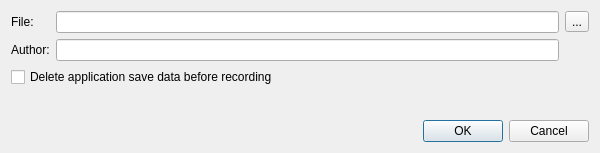
<?xml version="1.0" encoding="UTF-8"?>
<ui version="4.0">
 <class>MovieRecordDialog</class>
 <widget class="QDialog" name="MovieRecordDialog">
  <property name="geometry">
   <rect>
    <x>0</x>
    <y>0</y>
    <width>600</width>
    <height>150</height>
   </rect>
  </property>
  <property name="windowTitle">
   <string>Record Movie</string>
  </property>
  <layout class="QVBoxLayout">
   <item>
    <layout class="QGridLayout">
     <item row="0" column="0">
      <widget class="QLabel">
       <property name="text">
        <string>File:</string>
       </property>
      </widget>
     </item>
     <item row="0" column="1">
      <widget class="QLineEdit" name="filePath"/>
     </item>
     <item row="0" column="2">
      <widget class="QToolButton" name="filePathButton">
       <property name="text">
        <string notr="true">...</string>
       </property>
      </widget>
     </item>
     <item row="1" column="0">
      <widget class="QLabel">
       <property name="text">
        <string>Author:</string>
       </property>
      </widget>
     </item>
     <item row="1" column="1">
      <widget class="QLineEdit" name="authorLineEdit">
       <property name="maxLength">
        <number>32</number>
       </property>
      </widget>
     </item>
    </layout>
   </item>
   <item>
    <widget class="QCheckBox" name="deleteSaveDataCheckBox">
     <property name="text">
      <string>Delete application save data before recording</string>
     </property>
     <property name="toolTip">
      <string>Deletes the save data of the application before the movie starts, so it always starts from a clean state. This cannot be undone.</string>
     </property>
    </widget>
   </item>
   <item>
    <spacer>
     <property name="orientation">
      <enum>Qt::Vertical</enum>
     </property>
    </spacer>
   </item>
   <item>
    <widget class="QLabel" name="noteLabel"/>
   </item>
   <item>
    <widget class="QDialogButtonBox" name="buttonBox">
     <property name="standardButtons">
      <set>QDialogButtonBox::Cancel|QDialogButtonBox::Ok</set>
     </property>
    </widget>
   </item>
  </layout>
 </widget>
</ui>
